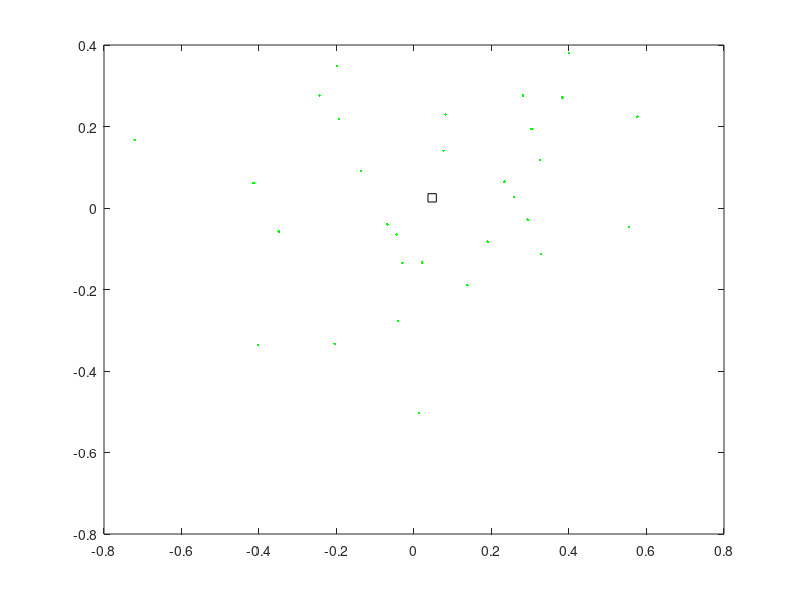

The MATLAB script that drew this image: (Note: this script raises an error after producing the figure.)
clear;clc;clf;
% initialize random generator
rng('shuffle');
addpath('PF_test','CarSim_test');
global Q R gain Q2;
Q = diag([0.03,0.03,0.03,0.03])/3;
R = diag([0.5,0.5,0.3])/10;
Q2 = Q*5;
gain = 0.5*[diag([1,1,1]);[0 0 0]];
global dist;
dist = Q;

N = 30;
X = randn(N,4)*diag([0.25,0.25,0.2,0.02]);
samples = plot(X(:,1),X(:,2),'g.');
hold on;
filted = mean(X);
filt = plot(filted(1),filted(2),'ks');
% simulation
dt = 0.05;
initialPose = [0 0 0 0].';
L = 0.25;
timedue = 10;

simulationTime = 0;

states = initialPose;
statedis = states;
grahnddis = RobPlot([],initialPose,L,1);
y = Measurement(states);
output = plot(y(1),y(2),'ro');
outdir = quiver(y(1),y(2),L*cos(y(3)),L*sin(y(3)),'color','m');

trj = plot(states(1,:),states(2,:),'color','r');

measurement = [];
filtered = [];

while simulationTime < timedue
    % control and measure
    uCmd(1) = 0.7*abs(sin(simulationTime))+0.1;
    uCmd(2) = 0.08*cos(simulationTime);
    statedis = DistDyn(statedis,uCmd,L,dt);
    states = [states,statedis];
    y = Measurement(statedis);
    % plot
    grahnddis = RobPlot(grahnddis,statedis,L,1);
    set(trj,'XData',states(1,:),'YData',states(2,:));
    set(output,'XData',y(1),'YData',y(2));
    set(outdir,'xdata',y(1),'ydata',y(2),'udata',L*cos(y(3)),'vdata',L*sin(y(3)));
    % filter
    X = PF(X,uCmd,y,@(x,u)RandDistDyn(x,u,L,dt),@MeasureProb);
%     X = PF_proposalDen(X,uCmd,y,...
%         @(xn,x,u)RandDistDynProb(xn,x,u,L,dt),...
%         @(x,y,u)RandDistDyn_proposal(x,y,u,L,dt),...
%         @MeasureProb);
%     for i=1:N
%         X(i,:) = RandDistDyn_proposal(X(i,:),y,uCmd,L,dt);
%     end
    filted = mean(X);
    set(filt,'XData',filted(1),'YData',filted(2));
    set(samples,'XData',X(:,1),'YData',X(:,2));
    pause(0.0001);
    simulationTime = simulationTime + dt;
    measurement = [measurement;y(:).'];
    filtered = [filtered;mean(X)];
end
    